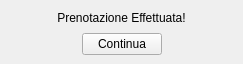
<?xml version="1.0" encoding="UTF-8"?>
<ui version="4.0">
 <class>MainWindow</class>
 <widget class="QMainWindow" name="MainWindow">
  <property name="geometry">
   <rect>
    <x>0</x>
    <y>0</y>
    <width>243</width>
    <height>64</height>
   </rect>
  </property>
  <property name="windowTitle">
   <string>MainWindow</string>
  </property>
  <widget class="QWidget" name="centralwidget">
   <layout class="QGridLayout" name="gridLayout">
    <item row="1" column="0">
     <spacer name="horizontalSpacer">
      <property name="orientation">
       <enum>Qt::Horizontal</enum>
      </property>
      <property name="sizeHint" stdset="0">
       <size>
        <width>40</width>
        <height>20</height>
       </size>
      </property>
     </spacer>
    </item>
    <item row="1" column="1">
     <widget class="QPushButton" name="button_continua">
      <property name="text">
       <string>Continua</string>
      </property>
     </widget>
    </item>
    <item row="1" column="2">
     <spacer name="horizontalSpacer_2">
      <property name="orientation">
       <enum>Qt::Horizontal</enum>
      </property>
      <property name="sizeHint" stdset="0">
       <size>
        <width>40</width>
        <height>20</height>
       </size>
      </property>
     </spacer>
    </item>
    <item row="0" column="0" colspan="3">
     <widget class="QLabel" name="label">
      <property name="layoutDirection">
       <enum>Qt::LeftToRight</enum>
      </property>
      <property name="text">
       <string>Prenotazione Effettuata!</string>
      </property>
      <property name="alignment">
       <set>Qt::AlignCenter</set>
      </property>
     </widget>
    </item>
   </layout>
  </widget>
 </widget>
 <resources/>
 <connections/>
</ui>
